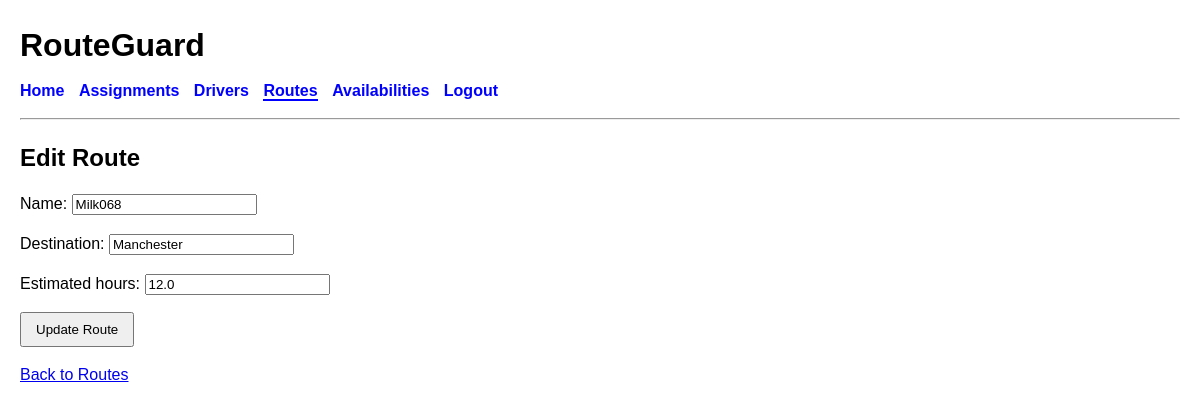
/routes/1/edit/ (signed in), run on the app's committed database.
### planner/models.py (models this page shows, shortened)
class Route(models.Model):
    name = models.CharField(max_length=100)
    destination = models.CharField(max_length=100)
    estimated_hours = models.DecimalField(max_digits=4, decimal_places=1)

### planner/views.py (the view)
# urls.py: path("routes/<int:route_id>/edit/", views.edit_route, name="edit_route"),
@login_required
def edit_route(request, route_id):
    route = get_object_or_404(Route, id=route_id)
    if request.method == "POST":
        form = RouteForm(request.POST, instance=route)
        if form.is_valid():
            form.save()
            messages.success(request, "Route updated successfully")
            return redirect("route_list")
    else:
        form = RouteForm(instance=route)
    return render(
        request,
        "planner/edit_route.html",
        {"form": form, "route": route},
    )

### planner/forms.py
class RouteForm(forms.ModelForm):
    class Meta:
        model = Route
        fields = ["name", "destination", "estimated_hours"]

### planner/templates/planner/edit_route.html (shortened to what this page needs)
{% extends "base.html" %}
{% block content %}
<h2>Edit Route</h2>
<form method="post">
    {{ form.as_p }}
    <button type="submit">Update Route</button>
</form>
<p><a href="{% url 'route_list' %}">Back to Routes</a></p>
{% endblock %}

### static/css/style.css (style rules this page uses)
body { font-family: Arial, sans-serif; margin: 20px; line-height: 1.5; }
h1, h2 { margin-bottom: 10px; }
button { padding: 8px 14px; cursor: pointer; }

### data on the page
Route: name "Milk068", destination "Manchester", estimated_hours "12.0"
